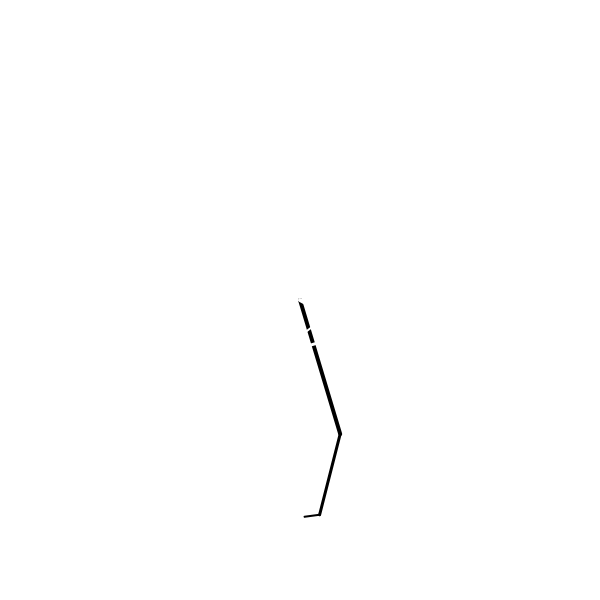
Frame 1 (no input)
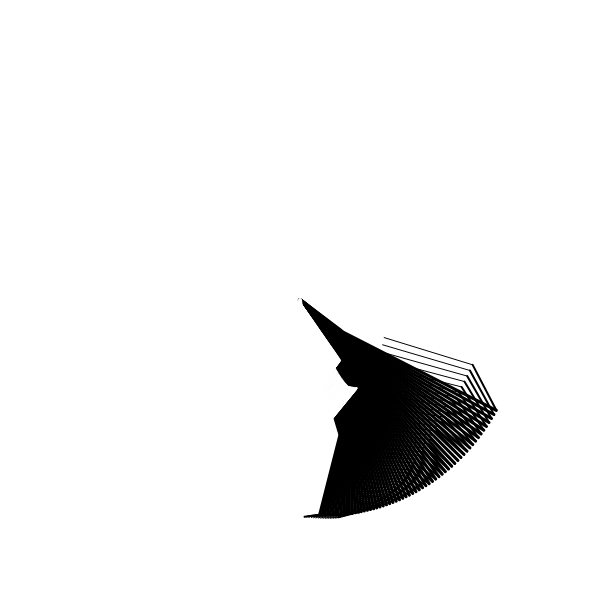
Frame 60 (no input)
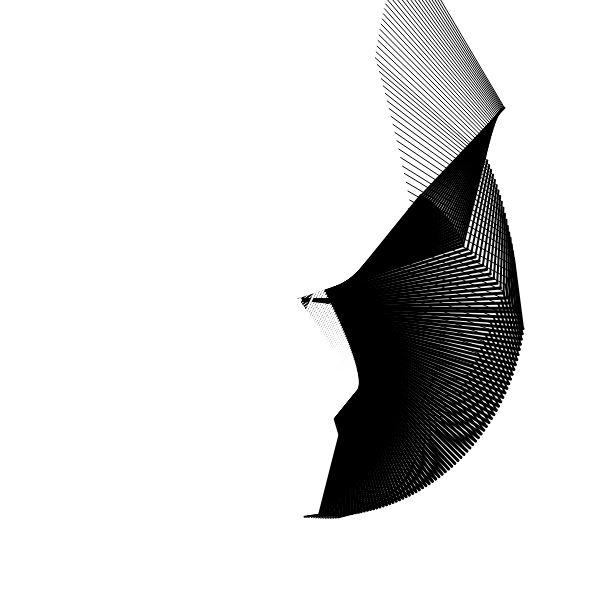
Frame 120 (the mouse pressed at the canvas centre since frame 60)

The p5.js sketch that drew these frames (run headless with seeded random() and noise() and a simulated clock; from frame 60 on, the mouse is pressed at the canvas centre):

// p5.js sketch
// ── sketch.js
// recursive branching pair — two trees animating with trails (no bg clear)

const maxLevels = 4;
const numChildren = 1;
let trunk, trunk2;

function setup() {
  createCanvas(600, 600);
  background(255);
  noFill();
  trunk = new Branch(1, 0, width / 2, height / 2);
  trunk2 = new Branch(1, 0, 0, 0);
}

function draw() {
  // no background — trails accumulate
  stroke(0);
  trunk.updateMe(width / 2, height / 2);
  trunk.drawMe();
  stroke(255);
  trunk2.updateMe(width / 2, height / 2);
  trunk2.drawMe();
}

class Branch {
  constructor(level, index, ex, why) {
    this.level = level;
    this.index = index;
    this.children = [];

    this.strokeW = (1 / level) * 100;
    this.alph = 255 / level;
    this.len = (1 / level) * random(200);
    this.rot = random(360);
    this.lenChange = random(6) - 3;
    this.rotChange = random(4) - 2;

    this.updateMe(ex, why);

    if (level <= maxLevels) {
      for (let x = 0; x < numChildren; x++) {
        this.children.push(new Branch(level + 1, x, this.endx, this.endy));
      }
    }
  }

  updateMe(ex, why) {
    this.x = ex;
    this.y = why;
    this.rot += this.rotChange;
    if (this.rot > 360) this.rot = 0;
    else if (this.rot < 0) this.rot = 360;

    this.len -= this.lenChange;
    if (this.len < 0) this.lenChange *= -1;
    else if (this.len > 200) this.lenChange *= -1;

    const radian = radians(this.rot);
    this.endx = this.x + this.len * cos(radian);
    this.endy = this.y + this.len * sin(radian);
    for (const c of this.children) c.updateMe(this.endx, this.endy);
  }

  drawMe() {
    strokeWeight(maxLevels - this.level + 1);
    line(this.x, this.y, this.endx, this.endy);
    for (const c of this.children) c.drawMe();
  }
}
